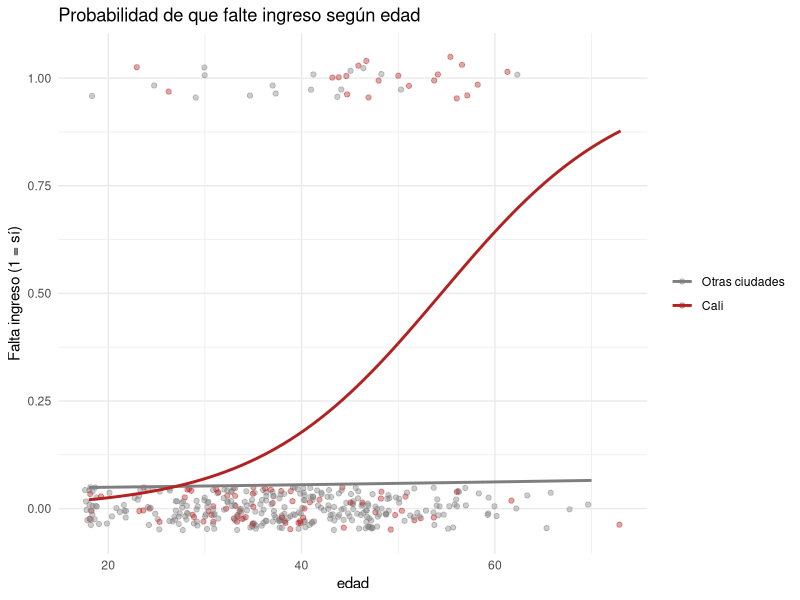

This chart was generated by the following R code:
# =============================================================================
# Minería de Datos — Clase 8: Git, valores faltantes e integración
# Ejercicios de práctica: valores faltantes
# Autor: David Márquez
# =============================================================================
#install.packages(c("tidyverse", "tidymodels", "ipred"))
# (tidymodels incluye rsample y recipes; ipred lo usa step_impute_bag)
library(tidyverse)
library(rsample)
library(recipes)

# =============================================================================
# EJERCICIO 1: diagnóstico de valores faltantes
# =============================================================================
set.seed(2024); n <- 400
ciudad  <- sample(c("Bogotá","Medellín","Cali","Barranquilla"),
                   n, TRUE, c(.35,.25,.25,.15))
edad    <- pmax(18, round(rnorm(n, 38, 12)))
ingreso <- rnorm(n, 2.5e6 + 4e4*edad, 6e5)
gasto   <- ingreso * runif(n, 0.3, 0.7)
compra  <- rbinom(n, 1, plogis(scale(gasto)[,1]*0.8 - 0.5))
ingreso_real <- ingreso                      # se guarda antes de borrar (verdad)
gasto_real   <- gasto
riesgo  <- ciudad == "Cali" & edad > 42
ingreso[rbinom(n, 1, ifelse(riesgo, .55, .06)) == 1] <- NA
gasto[rbinom(n, 1, plogis(scale(gasto)[,1]*1.5 - 1)) == 1] <- NA
datos <- data.frame(ciudad, edad, ingreso, gasto, compra)

# --- Panorama de faltantes ---------------------------------------------------
colSums(is.na(datos))
round(100 * colMeans(is.na(datos)), 1)

# -----------------------------------------------------------------------------
# 1a. Evidencia de que la ausencia de ingreso es MAR (y no MCAR)
# -----------------------------------------------------------------------------
datos$falta_ing <- is.na(datos$ingreso)

# Tasa de faltantes por ciudad
tab_ciudad <- datos |>
  group_by(ciudad) |>
  summarise(n = n(), pct_falta = round(100 * mean(falta_ing), 1))
tab_ciudad
chisq.test(table(datos$ciudad, datos$falta_ing))

# Edad de quienes tienen / no tienen ingreso
datos |> group_by(falta_ing) |>
  summarise(n = n(), edad_media = mean(edad), edad_mediana = median(edad))
t.test(edad ~ falta_ing, data = datos)

# Interacción ciudad x edad (> 42 años)
tab_cruce <- datos |>
  mutate(edad_grupo = if_else(edad > 42, "> 42", "<= 42")) |>
  group_by(ciudad, edad_grupo) |>
  summarise(n = n(), pct_falta = round(100 * mean(falta_ing), 1),
            .groups = "drop")
tab_cruce

# Modelo logístico de la indicadora de ausencia
modelo_na <- glm(falta_ing ~ ciudad * I(edad > 42), data = datos,
                 family = binomial)
summary(modelo_na)

ggplot(datos, aes(x = edad, y = as.numeric(falta_ing), colour = ciudad == "Cali")) +
  geom_jitter(height = 0.05, alpha = 0.4) +
  geom_smooth(method = "glm", method.args = list(family = binomial), se = FALSE) +
  scale_colour_manual(values = c(`TRUE` = "firebrick", `FALSE` = "grey50"),
                      labels = c("Otras ciudades", "Cali")) +
  labs(title = "Probabilidad de que falte ingreso según edad",
       y = "Falta ingreso (1 = sí)", colour = NULL) +
  theme_minimal()

# -----------------------------------------------------------------------------
# 1b. Media global vs. media condicional (ciudad y edad)
# -----------------------------------------------------------------------------
# Imputación 1: media global
imp_global <- ifelse(is.na(datos$ingreso), mean(datos$ingreso, na.rm = TRUE),
                     datos$ingreso)

# Imputación 2: media condicional por ciudad y edad
# (regresión lineal del ingreso observado sobre ciudad y edad)
mod_cond <- lm(ingreso ~ ciudad + edad, data = datos)
imp_cond <- ifelse(is.na(datos$ingreso),
                   predict(mod_cond, newdata = datos), datos$ingreso)

# Sesgo en el subgrupo con más faltantes: Cali y edad > 42
sub   <- datos$ciudad == "Cali" & datos$edad > 42
falt  <- sub & is.na(datos$ingreso)
cat("Subgrupo Cali > 42:", sum(sub), "personas,", sum(falt), "con ingreso faltante\n")

sesgo <- tibble(
  metodo = c("Media global", "Media condicional (ciudad + edad)"),
  # sesgo promedio en los valores imputados (imputado - real)
  sesgo_imputados = c(mean(imp_global[falt] - ingreso_real[falt]),
                      mean(imp_cond[falt]   - ingreso_real[falt])),
  # sesgo de la media del subgrupo completo después de imputar
  media_sub_imputada = c(mean(imp_global[sub]), mean(imp_cond[sub])),
  media_sub_real     = mean(ingreso_real[sub])
) |>
  mutate(sesgo_media_sub = media_sub_imputada - media_sub_real,
         sesgo_pct = round(100 * sesgo_media_sub / media_sub_real, 1))
print(sesgo, width = Inf)

# -----------------------------------------------------------------------------
# 1c. gasto es MNAR: falta más cuando su propio valor es alto
# -----------------------------------------------------------------------------
falta_gasto <- is.na(datos$gasto)
c(gasto_real_observados = mean(gasto_real[!falta_gasto]),
  gasto_real_faltantes  = mean(gasto_real[falta_gasto]))

# Aun imputando con el ingreso (variable muy relacionada), el sesgo persiste:
mod_gasto <- lm(gasto ~ ingreso + edad + ciudad, data = datos)
imp_gasto <- predict(mod_gasto, newdata = datos)
ok <- falta_gasto & !is.na(imp_gasto)
c(media_real_faltantes    = mean(gasto_real[ok]),
  media_imputada_faltantes = mean(imp_gasto[ok]),
  sesgo = mean(imp_gasto[ok] - gasto_real[ok]))

# =============================================================================
# EJERCICIO 2: depurar el pipeline con recipes
# =============================================================================
datos_mod <- datos |> select(ciudad, edad, ingreso, gasto, compra)
# compra como factor (clasificación)
datos_mod$compra <- factor(datos_mod$compra, levels = c(0, 1))

set.seed(7)
split <- initial_split(datos_mod, prop = 0.8, strata = compra)
train <- training(split)
test  <- testing(split)

# --- Pipeline ORIGINAL con errores (comentado) -------------------------------
# receta <- recipe(compra ~ ., data = bind_rows(train, test)) |>   # ERROR 1
#   step_dummy(all_nominal_predictors()) |>                         # ERROR 2
#   step_impute_median(all_numeric_predictors()) |>
#   step_impute_mode(all_nominal_predictors()) |>
#   prep()
#
# ERROR 1 (fuga de información): recipe() se construye con train + test, así
#   que prep() estima las medianas y la moda usando el conjunto de prueba.
#   La receta debe estimarse SOLO con train.
# ERROR 2 (orden): step_dummy() va antes de imputar. Las nominales ya se
#   convirtieron en dummies, así que step_impute_mode() no encuentra
#   nominales que imputar (un NA en ciudad produciría dummies con NA que la
#   mediana "imputaría" como 0/1 sin sentido). Hay que imputar primero y
#   crear dummies al final.

# --- Pipeline CORREGIDO -----------------------------------------------------
receta <- recipe(compra ~ ., data = train) |>
  step_impute_median(all_numeric_predictors()) |>
  step_impute_mode(all_nominal_predictors()) |>
  step_dummy(all_nominal_predictors()) |>
  prep()
train_proc <- bake(receta, new_data = NULL)
test_proc  <- bake(receta, new_data = test)
colSums(is.na(train_proc)); colSums(is.na(test_proc))
tidy(receta, number = 1)       # medianas estimadas solo con train

# --- Pipeline EXTENDIDO: indicador de ausencia + imputación por bagging -----
receta_ext <- recipe(compra ~ ., data = train) |>
  step_indicate_na(ingreso) |>                       # 1. bandera na_ind_ingreso
  step_impute_bag(ingreso, gasto,                    # 2. bagging de árboles
                  impute_with = imp_vars(ciudad, edad, ingreso, gasto)) |>
  step_impute_mode(all_nominal_predictors()) |>      # 3. nominales (si hubiera NA)
  step_dummy(all_nominal_predictors()) |>            # 4. dummies al final
  prep()
train_ext <- bake(receta_ext, new_data = NULL)
test_ext  <- bake(receta_ext, new_data = test)
head(train_ext)
colSums(is.na(train_ext)); colSums(is.na(test_ext))
mean(train_ext$na_ind_ingreso)

# Justificación del orden:
# 1. step_indicate_na() va PRIMERO: después de imputar ya no quedan NA y la
#    bandera saldría toda en cero. La bandera conserva la información de que
#    el dato faltaba (útil porque aquí la ausencia es MAR y se asocia con un
#    perfil: Cali, > 42 años).
# 2. step_impute_bag() imputa con un modelo de árboles que usa ciudad y edad
#    como predictores, así que recupera la dependencia MAR (media condicional)
#    en vez de un valor global. Va antes de step_dummy() porque los árboles
#    usan ciudad como factor directamente.
# 3. step_impute_mode() cubre posibles NA en nominales antes de crear dummies.
# 4. step_dummy() al final, cuando ya no hay NA.
# Todo se estima con prep() sobre train y se aplica a test con bake(): sin fuga.

# =============================================================================
# RESPUESTAS
# =============================================================================
# (Valores con set.seed(2024) y set.seed(7).)
#
# EJERCICIO 1
# 1a. ingreso falta en 37 de 400 registros (9,2%). Si fuera MCAR, la tasa de
#     ausencia sería parecida en todos los grupos, pero no lo es:
#     - Por ciudad: Cali 22,0% vs. Bogotá 7,4%, Barranquilla 7,6% y
#       Medellín 1,9% (chi-cuadrado p ≈ 0,00001).
#     - Por edad: quienes no reportan ingreso tienen 44 años en promedio vs.
#       38 de quienes sí (t de Welch, p ≈ 0,003).
#     - En el cruce está la clave: en Cali con más de 42 años falta el 51,4%,
#       mientras que en los demás grupos va de 0% a 12,5% (Cali <= 42: 3,6%).
#     La ausencia depende de variables OBSERVADAS (ciudad y edad, en
#     interacción), lo que es consistente con MAR. Con los datos no se puede
#     probar que no dependa también del propio ingreso (eso sería MNAR).
#
# 1b. Subgrupo con más faltantes: Cali y > 42 años (35 personas, 18 sin
#     ingreso). Ingreso real promedio del subgrupo: 4.473.781.
#                        Sesgo en imputados   Media del subgrupo   Sesgo
#     Media global          -337.921            4.299.993           -3,9%
#     Media condicional     +139.500            4.545.523           +1,6%
#     La media global SUBESTIMA a los imputados en ~338 mil pesos, porque el
#     ingreso crece con la edad y los faltantes son mayores que el promedio.
#     La media condicional (regresión sobre ciudad y edad) reduce el sesgo a
#     menos de la mitad (~140 mil) y lo deja en 1,6% sobre la media del
#     subgrupo. Bajo MAR, condicionar en las variables de las que depende la
#     ausencia corrige gran parte del sesgo.
#
# 1c. gasto falta el 31,5% de las veces y la ausencia depende de su propio
#     valor (MNAR): el gasto real de los faltantes promedia 2.504.693 vs.
#     1.779.017 de los observados. Cualquier imputación aprende la relación
#     a partir de los OBSERVADOS, que son sistemáticamente los de gasto bajo;
#     ninguna variable observada contiene la información de "este valor era
#     alto". Incluso imputando con el ingreso (muy correlacionado), los
#     valores imputados quedan ~514 mil pesos por debajo del real. Qué haría:
#     (1) agregar un indicador de ausencia como predictor; (2) análisis de
#     sensibilidad (p. ej., delta-adjustment: imputar y sumar un desplazamiento
#     delta, ver cómo cambian las conclusiones); (3) modelos de selección o
#     patrón-mezcla; y, sobre todo, (4) recuperar el dato en la fuente
#     (re-encuestar una submuestra de no respondientes) y documentar el
#     supuesto.
#
# EJERCICIO 2
# Error 1: recipe(..., data = bind_rows(train, test)) -> fuga de información:
#   las medianas/modas se estiman con el conjunto de prueba. Corrección:
#   recipe(compra ~ ., data = train).
# Error 2: step_dummy() antes de imputar -> las nominales ya no existen
#   cuando llega step_impute_mode() y los NA de ciudad pasarían a las dummies.
#   Corrección: imputar primero, step_dummy() al final.
# Pipeline extendido: step_indicate_na(ingreso) -> step_impute_bag() ->
#   step_impute_mode() -> step_dummy(). La bandera va primero porque después
#   de imputar no quedarían NA que marcar; el bagging usa ciudad y edad, que
#   explican la ausencia (MAR); las dummies al final. 8,5% de train tiene
#   na_ind_ingreso = 1 y no quedan NA ni en train ni en test.
#
# EJERCICIO 3 (conceptual)
# 1. Más consistente con MAR que con MCAR: bajo MCAR la ausencia no se
#    asociaría con nada, pero se asocia con estrato (≈ 0,52) y con el
#    resultado (incumplimiento 31% vs. 9%). Sin embargo, no se puede
#    descartar un componente MNAR: quien tiene ingreso bajo (o irregular)
#    tiene motivos para no reportarlo, y el estrato es solo un proxy parcial
#    del ingreso. La diferencia tan grande en incumplimiento sugiere que la
#    ausencia lleva información que quizá el estrato no explica del todo. Por
#    definición, MNAR depende del valor no observado, así que los datos
#    observados no permiten probarlo ni descartarlo.
# 2. Imputar con la mediana global le asigna a todos los que no reportaron un
#    ingreso "típico", más alto que el que probablemente tienen (están
#    concentrados en estratos bajos). El modelo los ve como solicitantes de
#    riesgo medio: subestima su riesgo y aprueba créditos que deberían
#    rechazarse o evaluarse aparte, lo que aumenta la cartera vencida. Además
#    se pierde la señal de que "no reportar" es en sí un predictor fuerte de
#    incumplimiento (31% vs. 9%), y el efecto recae de forma desigual por
#    estrato (problema de equidad y de explicabilidad ante el supervisor).
# 3. Estrategia en 3 pasos:
#    (1) Crear un indicador de ausencia (ingreso_faltante) y usarlo como
#        predictor: conserva la señal de riesgo.
#    (2) Imputación múltiple condicional (MICE o bagging) con estrato y demás
#        variables observadas, estimada solo con datos de entrenamiento dentro
#        del pipeline (sin fuga), para no perder el 22% de las filas.
#    (3) Análisis de sensibilidad MNAR (delta-adjustment) y validación del
#        desempeño por separado en el grupo con dato faltante; documentar el
#        supuesto y, en paralelo, mejorar la captura del ingreso (p. ej.
#        validación con centrales de riesgo) para reducir el faltante.
